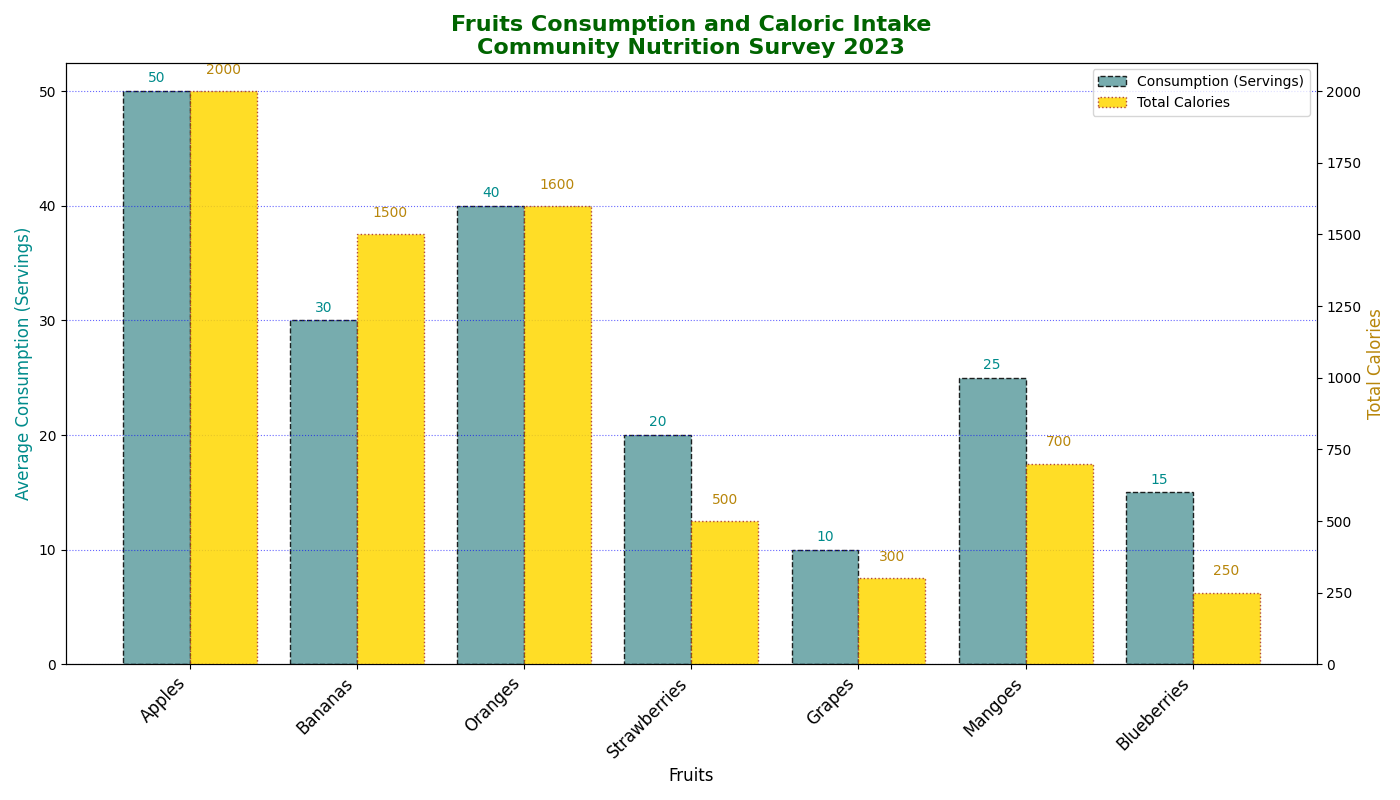

Source code (Python):
import matplotlib.pyplot as plt
import numpy as np

# Existing fruit data sets
fruits = ['Apples', 'Bananas', 'Oranges', 'Strawberries', 'Grapes']
consumption_data = [50, 30, 40, 20, 10]
calories_data = [2000, 1500, 1600, 500, 300]

# Additional made-up data series or groups
fruits.extend(['Mangoes', 'Blueberries'])
consumption_data.extend([25, 15])  # Adding consumption data for new fruits
calories_data.extend([700, 250])   # Adding calories data for new fruits

fig, ax1 = plt.subplots(figsize=(14, 8))
x_pos = np.arange(len(fruits))
bar_width = 0.4

bars1 = ax1.bar(x_pos, consumption_data, width=bar_width, color='#5F9EA0', edgecolor='black', linestyle='--', label='Consumption (Servings)', alpha=0.85)

ax2 = ax1.twinx()
bars2 = ax2.bar(x_pos + bar_width, calories_data, width=bar_width, color='#FFD700', edgecolor='brown', linestyle=':', label='Total Calories', alpha=0.85)

# Data labels for consumption
for bar in bars1:
    yval = bar.get_height()
    ax1.text(bar.get_x() + bar.get_width()/2, yval + 0.5, int(yval), ha='center', va='bottom', fontsize=10, color='darkcyan')

# Data labels for calories
for bar in bars2:
    yval = bar.get_height()
    ax2.text(bar.get_x() + bar.get_width()/2, yval + 50, int(yval), ha='center', va='bottom', fontsize=10, color='darkgoldenrod')

plt.title('Fruits Consumption and Caloric Intake\nCommunity Nutrition Survey 2023', fontsize=16, fontweight='bold', color='darkgreen')
ax1.set_xlabel('Fruits', fontsize=12)
ax1.set_ylabel('Average Consumption (Servings)', fontsize=12, color='darkcyan')
ax2.set_ylabel('Total Calories', fontsize=12, color='darkgoldenrod')

ax1.set_xticks(x_pos + bar_width / 2)
ax1.set_xticklabels(fruits, fontsize=12, rotation=45, ha='right')

# Legend adjustments
bars = [bars1[0], bars2[0]]
legends = [bars1.get_label(), bars2.get_label()]
ax1.legend(bars, legends, loc='upper right')

ax1.yaxis.grid(True, linestyle=':', which='major', color='blue', alpha=0.6)

plt.tight_layout()
plt.show()
